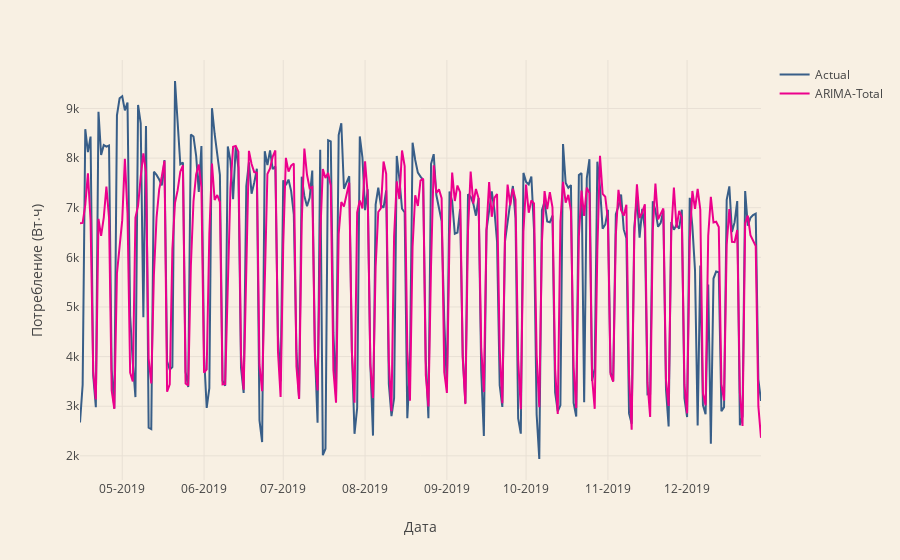

Here is the notebook cell this chart was saved with:
### Code cell
model_stats_df = get_prediction_stats(predictions_df["Actual"], predictions_df["ARIMA-Total"], 'ARIMA-Total')
stats = stats.append(model_stats_df)

fig = px.line(predictions_df[["Actual", "ARIMA-Total"]])
fig.update_layout(xaxis_title="Дата",
                  yaxis_title="Потребление (Вт⋅ч)",
                  legend_title=None)
fig.update_xaxes(dtick="M1", tickformat="%m-%Y") 

print(model_stats_df)
fig

### Figure 1 — Plotly figure (JSON) as saved in the notebook; plotly's stock layout.template omitted (floating-point values rounded to 4 significant figures; data arrays with more than 128 entries replaced by an {"elided": "..."} marker saying what was removed)
{"data": [{"hovertemplate": "variable=Actual<br>Date=%{x}<br>value=%{y}<extra></extra>", "legendgroup": "Actual", "line": {"color": "#385E88", "dash": "solid"}, "marker": {"symbol": "circle"}, "mode": "lines", "name": "Actual", "orientation": "v", "showlegend": true, "type": "scatter", "x": {"elided": "259 str values"}, "xaxis": "x", "y": {"elided": "259 float values"}, "yaxis": "y"}, {"hovertemplate": "variable=ARIMA-Total<br>Date=%{x}<br>value=%{y}<extra></extra>", "legendgroup": "ARIMA-Total", "line": {"color": "#EC008C", "dash": "solid"}, "marker": {"symbol": "circle"}, "mode": "lines", "name": "ARIMA-Total", "orientation": "v", "showlegend": true, "type": "scatter", "x": {"elided": "259 str values"}, "xaxis": "x", "y": {"elided": "259 float values"}, "yaxis": "y"}], "layout": {"legend": {"title": {}, "tracegroupgap": 0}, "margin": {"t": 60}, "xaxis": {"anchor": "y", "domain": [0, 1], "dtick": "M1", "tickformat": "%m-%Y", "title": {"text": "Дата"}}, "yaxis": {"anchor": "x", "domain": [0, 1], "title": {"text": "Потребление (Вт⋅ч)"}}}}
